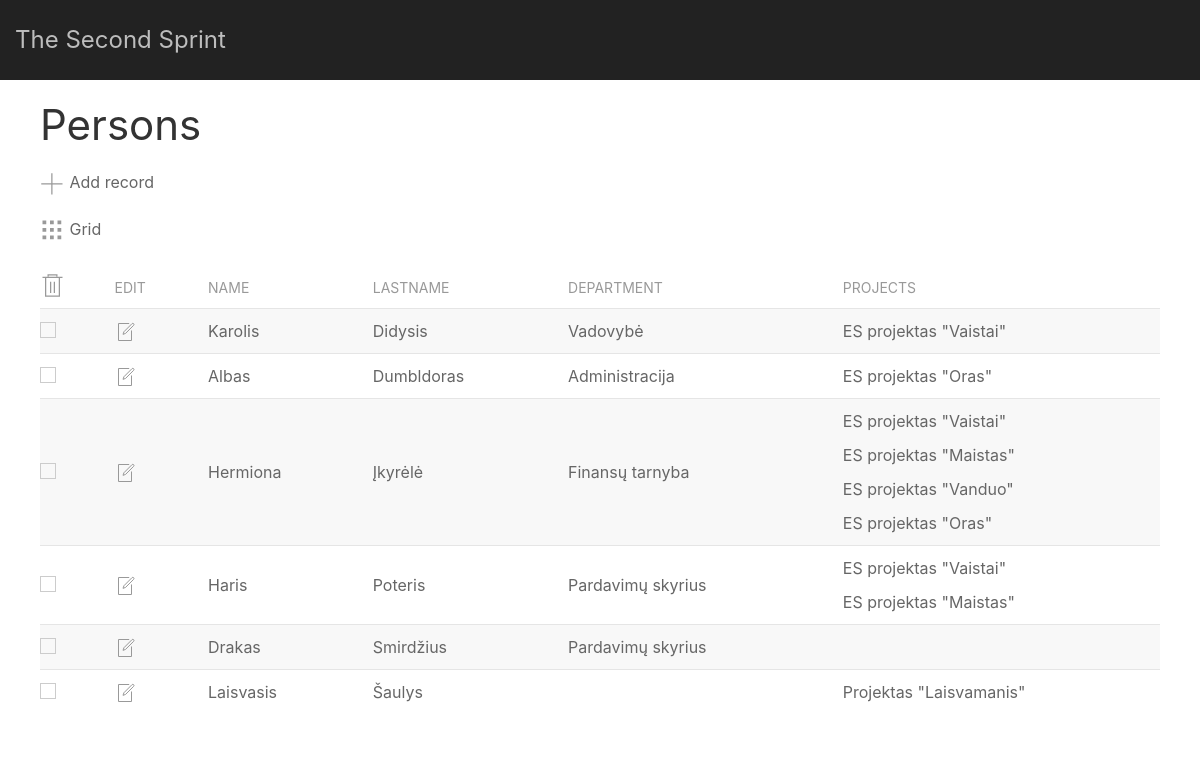
The page / on the database its author committed.
### tables this page shows
CREATE TABLE IF NOT EXISTS `persons` (
  `id` bigint(20) unsigned NOT NULL AUTO_INCREMENT,
  `name` varchar(128) NOT NULL DEFAULT '''''',
  `lastname` varchar(128) NOT NULL DEFAULT '''''',
  `department_id` bigint(20) unsigned DEFAULT NULL,
  PRIMARY KEY (`id`),
  UNIQUE KEY `name_lastname_uniq` (`name`,`lastname`),
  KEY `FK_persons_departments` (`department_id`),
  CONSTRAINT `FK_persons_departments` FOREIGN KEY (`department_id`) REFERENCES `departments` (`id`) ON DELETE SET NULL ON UPDATE CASCADE
);

CREATE TABLE IF NOT EXISTS `departments` (
  `id` bigint(20) unsigned NOT NULL AUTO_INCREMENT,
  `title` varchar(128) NOT NULL DEFAULT '''''',
  PRIMARY KEY (`id`),
  UNIQUE KEY `title_uniq` (`title`)
);

CREATE TABLE IF NOT EXISTS `projects` (
  `id` bigint(20) unsigned NOT NULL AUTO_INCREMENT,
  `title` varchar(128) NOT NULL DEFAULT '''''',
  `budget` float(10,4) NOT NULL DEFAULT '0.0000',
  `description` varchar(255) NOT NULL DEFAULT '''''',
  PRIMARY KEY (`id`),
  UNIQUE KEY `title_budget_uniq` (`title`,`budget`),
  KEY `description_idx` (`description`)
);

### lib/Response.php (called while the page is built, shortened)
<?php
function view($template, $variables = [])
{
    extract($variables);
    if (file_exists($template)) {
        include_once $template;
        return ob_get_clean();
    }
    return 'Template not found.';
}

### src/controllers/PersonsController.php (called while the page is built, shortened)
<?php
require_once ROOT_DIR . '/src/models/Person.php';
function listAction($listMode = 'list')
{
    $listTemplate = ROOT_DIR . '/src/views/templates/crud/persons_' . $listMode . '.html.php';
    $baseTemplate = ROOT_DIR . '/src/views/templates/base.html.php';
    $trashConfirmTemplate = ROOT_DIR . '/src/views/templates/crud/trash_confirm_modal.html.php';
    $persons = personAll(false, ['fields' => ['lastname ASC']]);
    $trashModal = view($trashConfirmTemplate);
    $list = view($listTemplate, ['persons' => $persons, 'modal' => $trashModal]);
    return view($baseTemplate, ['list' => $list]);
}

### lib/Translate.php (called while the page is built)
<?php
function __($string)
{
	return $string;
}

### src/models/Person.php (called while the page is built, shortened)
<?php
require_once ROOT_DIR . '/lib/Db.php';
function personAll($unAttached = false, $orderBy = [])
{
    $query = "SELECT persons.id, name, lastname, title
                FROM staff.persons
                LEFT JOIN staff.departments
                ON persons.department_id = departments.id";
    $order = '';
    if (isset($orderBy['fields'])) {
        $order = implode(', ', $orderBy['fields']);
        if ($order) {
            $order = ' ORDER BY ' . $order;
        }
    }
    $query  .= $order;
    $persons = dbQuery($query);
    return personSelectProjects($persons);
}
function personSelectProjects($persons)
{
    foreach ($persons as $index => $person) {
        $persons[$index]['project_id'] = personProjects($person['id']);
    }
    return $persons;
}
function personProjects($personId)
{
    $query = "SELECT id, title
                FROM staff.projects
                INNER JOIN staff.persons_projects
                ON projects.id = persons_projects.project_id
                WHERE persons_projects.person_id = ?";
    $projects = dbQuery($query, ['i'], [$personId]);
    return $projects;
}

### lib/Db.php (called while the page is built, shortened)
<?php
function connectDb()
{
    @$db = new mysqli(DB_HOST, DB_USER, DB_PASS, DB_DATA);
    return $db;
}
function dbQuery($query, $types = [],
    $args = [], $mode = 'r', $lastId = false)
{
    $db = connectDb();
    $run = $db->prepare($query);
    if (!empty($types) and !empty($args)) {
        $typeString = implode('', $types);
        @$bind = $run->bind_param($typeString, ...$args);
    }
    $exec = $run->execute();
    if ($mode === 'r') {
        $result = $run->get_result();
        $fetch  = $result->fetch_all(MYSQLI_ASSOC);
        return $fetch;
    }
    return true;
}

### src/views/templates/crud/persons_list.html.php (the view, shortened to what this page needs)
<h1><?= __('Persons'); ?></h1>
<div class="uk-margin-bottom">
<a href="<?= BASE_URL . '/persons/add';?>" class="uk-icon-link uk-margin-right-small" uk-icon="icon: plus; ratio: 1.25"></a>
<span><?= __('Add record');?></span>
</div>
<?php if (!empty($persons)):?>
<div class="uk-margin-bottom">
<a href="<?= BASE_URL . '/persons/grid';?>" class="uk-icon-link uk-margin-right-small" uk-icon="icon: grid; ratio: 1.25"></a>
<span><?= __('Grid');?></span>
</div>
<div class="uk-overflow-auto">
<form method="POST" action="<?= BASE_URL ?>/persons/trash" id="form-trash">
<table class="uk-table uk-table-striped uk-table-small uk-table-justify uk-table-middle">
<thead>
<tr>
<th>
<a href="#" uk-toggle="target: #trash-confirm" class="uk-icon-link uk-margin-right-small" uk-icon="icon: trash; ratio: 1.25"></a>
</th>
<th><?= __('Edit'); ?></th>
<th><?= __('Name'); ?></th>
<th><?= __('Lastname'); ?></th>
<th><?= __('Department'); ?></th>
<th><?= __('Projects'); ?></th>
</tr>
</thead>
<tbody>
<?php foreach ($persons as $index => $person): ?>
<tr>
<td>
<input id="trash-<?= $index;?>" class="uk-checkbox" type="checkbox" name="trash[]" value="<?= $person['id'];?>">
</td>
<td>
<a href="<?= BASE_URL . '/persons/edit/' . $person['id'];?>" class="uk-icon-link uk-margin-right-small" uk-icon="file-edit"></a>
</td>
<td><?= $person['name']; ?></td>
<td><?= $person['lastname']; ?></td>
<td><?= $person['title'];?></td>
<td>
<ul class="uk-list">
<?php foreach ($person['project_id'] as $project): ?>
<li><?= $project['title'];?></li>
<?php endforeach;?>
</ul>
</td>
</tr>
<?php endforeach;?>
</tbody>
</table>
</form>
</div>
<?php endif;?>

### src/views/templates/base.html.php (shortened to what this page needs)
<!DOCTYPE html>
<html lang="lt">
<head>
<link rel="stylesheet" href="<?= BASE_URL . '/public/css/uikit/uikit.min.css';?>">
</head>
<body>
<nav class="uk-navbar-container uk-background-secondary uk-light uk-margin-bottom uk-navbar-transparent" uk-navbar>
<div class="uk-navbar-left">
<a href="<?= BASE_URL; ?>" class="uk-navbar-item uk-logo">The Second Sprint</a>
</div>
</nav>
<?php if (isset($list)): ?>
<section id="list-section">
<div class="uk-container">
<?= $list; ?>
</div>
</section>
<?php endif;?>
</body>
</html>

### index.php (shortened to what this page needs)
<?php
$httpMethod = $_SERVER['REQUEST_METHOD'];
require_once sanitizeSlash(__DIR__ . '/lib/Response.php');
require_once sanitizeSlash(__DIR__ . '/src/Router.php');
require_once sanitizeSlash(__DIR__ . '/lib/Translate.php');
if ($route = matchRoute($path, $httpMethod)) {
    $function = $route['_action'];
    if ($route['_args']) {
        $arg = explode('/', $path)[$route['_args']];
        $response = $function($arg);
    } else {
        $response = $function();
    }
} else {
    require_once __DIR__ . '/src/controllers/HttpStatusController.php';
    $response = httpStatusAction();
}
echo $response;
exit(0);

### rows shown on the page
persons: name "Karolis", lastname "Didysis", department.title "Vadovybė"
projects: title "ES projektas \"Vaistai\""
persons: name "Albas", lastname "Dumbldoras", department.title "Administracija"
projects: title "ES projektas \"Oras\""
persons: name "Hermiona", lastname "Įkyrėlė", department.title "Finansų tarnyba"
projects: title "ES projektas \"Maistas\""
projects: title "ES projektas \"Vanduo\""
persons: name "Haris", lastname "Poteris", department.title "Pardavimų skyrius"
persons: name "Drakas", lastname "Smirdžius", department.title "Pardavimų skyrius"
persons: name "Laisvasis", lastname "Šaulys"
projects: title "Projektas \"Laisvamanis\""

### other values the page prints
__('Persons') "Persons"
__('Add record') "Add record"
__('Grid') "Grid"
__('Edit') "EDIT"
__('Name') "NAME"
__('Lastname') "LASTNAME"
__('Department') "DEPARTMENT"
__('Projects') "PROJECTS"
